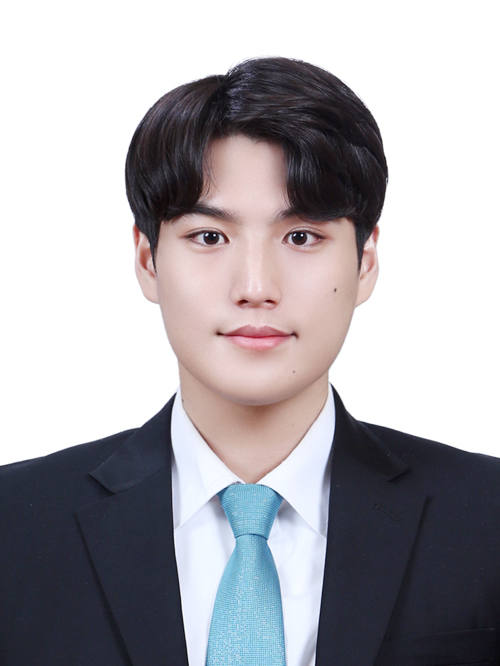
#> input picture jump to python/증명사진.jpg, 500 x 666 px, found by its file name
$ python '03 matplotlib.py'
#> lines starting #> are read from the running program, lines starting #| are printed output that depends on the picture
#02 matplotlib
#1. 단순한 그래프 그리기
import numpy as np
import matplotlib.pyplot as plt

x= np.arange(0,6,0.1)
y= np.sin(x)
plt.plot(x,y)
plt.show()
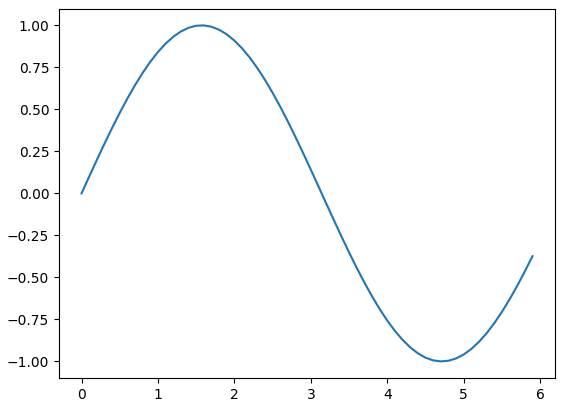
#> figure drawn by matplotlib, 1 panel; curve peaks at x = 1.6, y = 1

#2. pyplot 기능
x= np.arange(0,6,0.1)
y1= np.sin(x)
y2= np.cos(x)

plt.plot(x,y1,label="sin")
plt.plot(x,y2,label="cos")
plt.xlabel("x")
plt.ylabel("y")
plt.title("sin&cos function by jeongseon")
plt.legend()
plt.show()
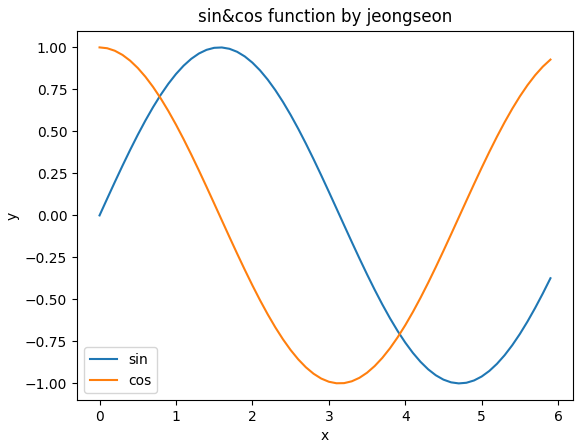
#> figure drawn by matplotlib, 1 panel; curve peaks at x = 1.6, y = 1; curve peaks at x = 0, y = 1

#3. 이미지 표시하기
import matplotlib.pyplot as plt
from matplotlib.image import imread
img= imread('증명사진.jpg')
#> img is the input picture: shape (666, 500, 3); mean R, G, B 170.1, 167.6, 172.2
plt.imshow(img)
plt.show()
